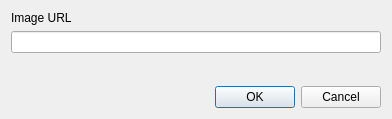
<?xml version="1.0" encoding="UTF-8"?>
<ui version="4.0">
 <class>Dialog</class>
 <widget class="QDialog" name="Dialog">
  <property name="geometry">
   <rect>
    <x>0</x>
    <y>0</y>
    <width>392</width>
    <height>119</height>
   </rect>
  </property>
  <property name="windowTitle">
   <string>Open Image</string>
  </property>
  <layout class="QVBoxLayout" name="verticalLayout">
   <item>
    <widget class="QLabel" name="label">
     <property name="text">
      <string>Image URL</string>
     </property>
    </widget>
   </item>
   <item>
    <widget class="QLineEdit" name="url"/>
   </item>
   <item>
    <spacer name="verticalSpacer">
     <property name="orientation">
      <enum>Qt::Vertical</enum>
     </property>
     <property name="sizeHint" stdset="0">
      <size>
       <width>20</width>
       <height>40</height>
      </size>
     </property>
    </spacer>
   </item>
   <item>
    <widget class="QDialogButtonBox" name="buttonBox">
     <property name="orientation">
      <enum>Qt::Horizontal</enum>
     </property>
     <property name="standardButtons">
      <set>QDialogButtonBox::Cancel|QDialogButtonBox::Ok</set>
     </property>
    </widget>
   </item>
  </layout>
 </widget>
 <resources/>
 <connections>
  <connection>
   <sender>buttonBox</sender>
   <signal>accepted()</signal>
   <receiver>Dialog</receiver>
   <slot>accept()</slot>
   <hints>
    <hint type="sourcelabel">
     <x>248</x>
     <y>254</y>
    </hint>
    <hint type="destinationlabel">
     <x>157</x>
     <y>274</y>
    </hint>
   </hints>
  </connection>
  <connection>
   <sender>buttonBox</sender>
   <signal>rejected()</signal>
   <receiver>Dialog</receiver>
   <slot>reject()</slot>
   <hints>
    <hint type="sourcelabel">
     <x>316</x>
     <y>260</y>
    </hint>
    <hint type="destinationlabel">
     <x>286</x>
     <y>274</y>
    </hint>
   </hints>
  </connection>
 </connections>
</ui>
